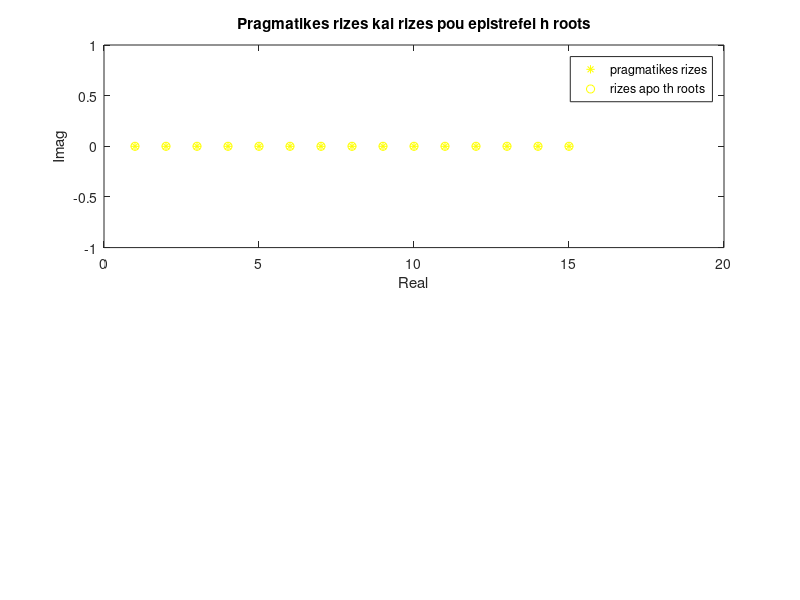
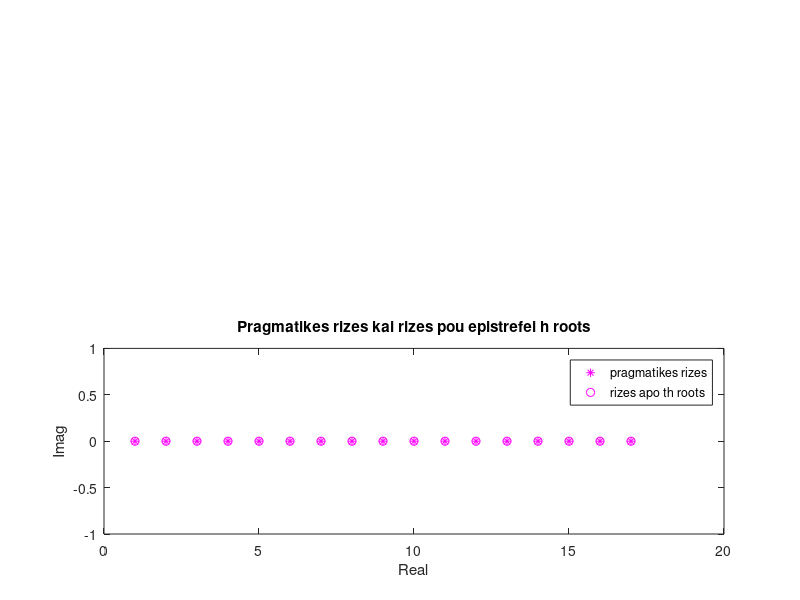
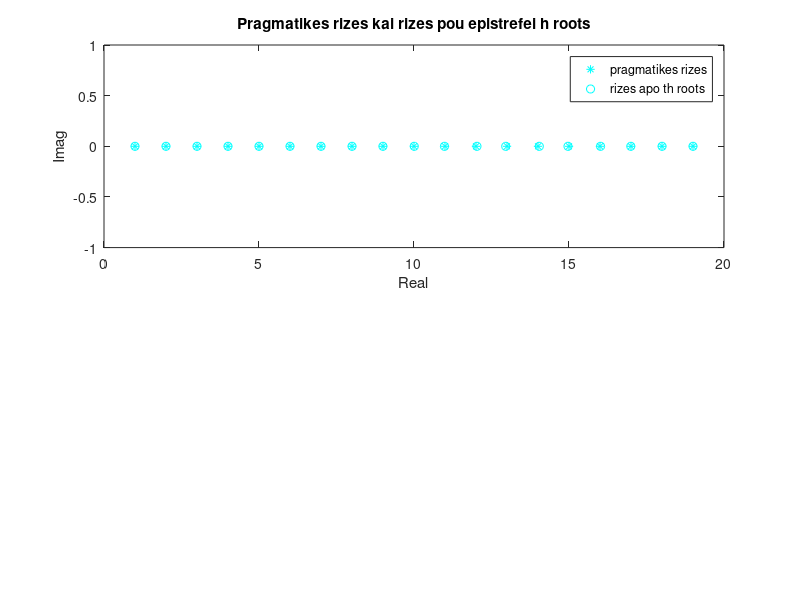
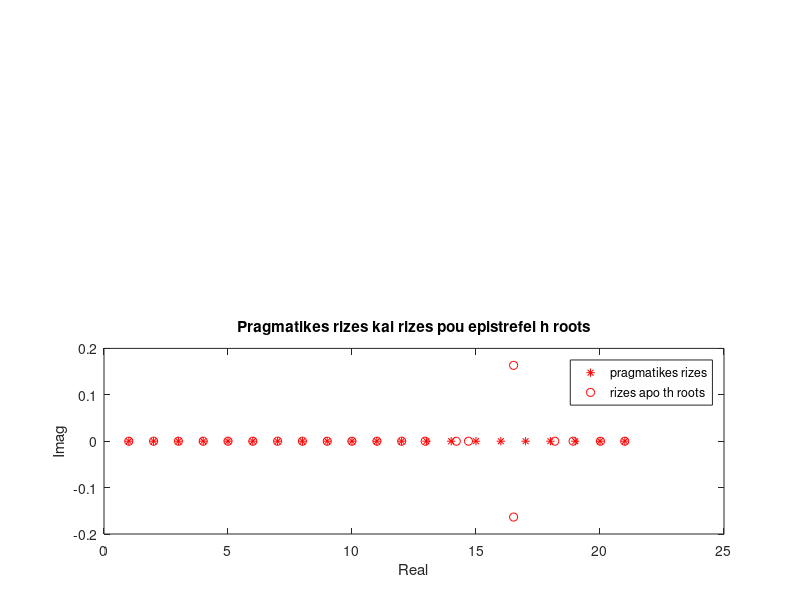

These figures' MATLAB source, in order:
n = [15:2:25]; %dunameis poluwnumou : 15,17,19,21,23,25


colors1 = ['yo';'mo';'co';'ro';'go';'bo'];
colors2 = ['y*';'m*';'c*';'r*';'g*';'b*'];

% hold on
for i=1:2
    
    %epistrefontai sto dianusma p 
    %oi syntelestes tou poluwnumou 
    p = poly([1:n(i)]);
    
    r = roots(p);
    k = [n(i):-1:1];
    figure
    subplot(2,1,i);
    plot(k, zeros(n(i), 1), colors2(i,:), real(r), imag(r), colors1(i,:));
    xlabel('Real');
    ylabel('Imag');
    legend('pragmatikes rizes', 'rizes apo th roots');
    title('Pragmatikes rizes kai rizes pou epistrefei h roots');
    
    
end

for i=3:4
    
    %epistrefontai sto dianusma p 
    %oi syntelestes tou poluwnumou 
    p = poly([1:n(i)]);
    
    r = roots(p);
    k = [n(i):-1:1];
    figure
    subplot(2,1,i-2);
    plot(k, zeros(n(i), 1), colors2(i,:), real(r), imag(r), colors1(i,:));
    xlabel('Real');
    ylabel('Imag');
    legend('pragmatikes rizes', 'rizes apo th roots');
    title('Pragmatikes rizes kai rizes pou epistrefei h roots');
    
    
end

for i=5:6
    
    %epistrefontai sto dianusma p 
    %oi syntelestes tou poluwnumou 
    p = poly([1:n(i)]);
    
    r = roots(p);
    k = [n(i):-1:1];
    figure
    subplot(2,1,i-4);
    plot(k, zeros(n(i), 1), colors2(i,:), real(r), imag(r), colors1(i,:));
    xlabel('Real');
    ylabel('Imag');
    legend('pragmatikes rizes', 'rizes apo th roots');
    title('Pragmatikes rizes kai rizes pou epistrefei h roots');
    
    
end

% hold off


%gia na fainontai kalutera ta apotelesmata 
%emfanizoume ton anastrofo(dianusma sthlh)
% p1'
% p2'